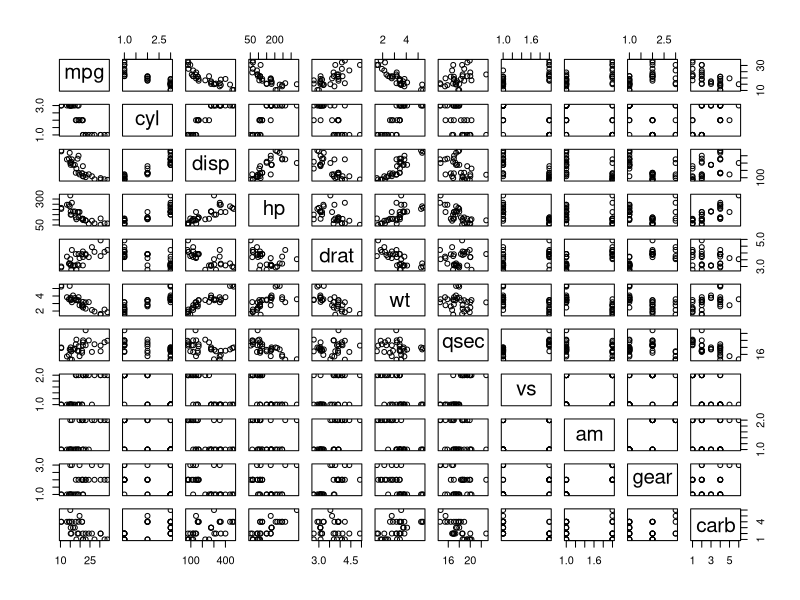
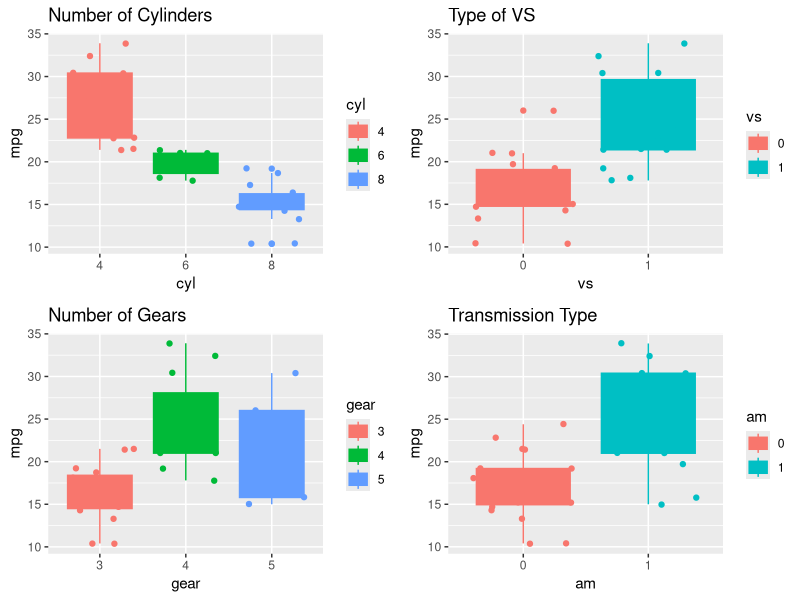
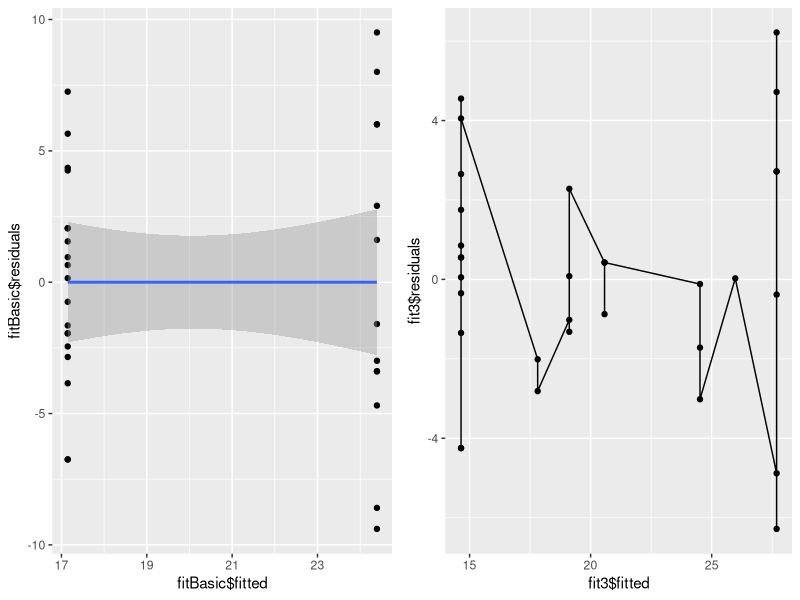

These charts were generated, in order, by the following R code:
## ---- chunk 1
data(mtcars)
str(mtcars) #producing factor variables allow plots to show the levels for certain variables.
mtcars$vs<-factor(mtcars$vs)
mtcars$cyl<-factor(mtcars$cyl)
mtcars$am<-factor(mtcars$am)
mtcars$carb<-factor(mtcars$carb)
mtcars$gear<-factor(mtcars$gear)
## ---- chunk 2
pairs(mtcars)   #This plot allows preliminary Exploratory Data Analysis.
## ---- chunk 3
library(ggplot2);library(gridExtra)
par(mfrow=c(2,2))
cyl<-qplot(cyl, mpg, data=mtcars,colour=cyl,fill=cyl, geom=c("boxplot","jitter"), main="Number of Cylinders")
vs<-qplot(vs, mpg, data=mtcars,colour=vs,fill=vs, geom=c("boxplot","jitter"), main="Type of VS")
gear<-qplot(gear, mpg, data=mtcars,colour=gear,fill=gear, geom=c("boxplot","jitter"), main="Number of Gears")
am<-qplot(am, mpg, data=mtcars,colour=am,fill=am, geom=c("boxplot","jitter"),main="Transmission Type")
grid.arrange(cyl,vs,gear,am,ncol=2,nrow=2)

## ---- chunk 4
fitBasic<-lm(mpg~am,data=mtcars)
coef(summary(fitBasic))#using only transmission type 
## ---- chunk 5
pe <- coef(summary(fitBasic))[2, 1]
se <- coef(summary(fitBasic))[2, 2]
tstat <- qt(1 - 0.05/2, length(mtcars$mpg) - 2) 
pe + c(-1, 1) * (se * tstat)
## ---- chunk 6
fitAll<-lm(mpg~.,data=mtcars)
fit2<-lm(mpg~am+cyl,data=mtcars)
fit3<-lm(mpg~am+cyl+vs,data=mtcars)
coef(summary(fitAll)) #using all variables as regressors
pe <- coef(summary(fitAll))[10, 1]
se <- coef(summary(fitAll))[10, 2]
tstat <- qt(1 - 0.05/2, length(mtcars$mpg) - 2) 
pe + c(-1, 1) * (se * tstat) 
## ---- chunk 7
coef(summary(fit2))  # using regressors: am,cyl
pe <- coef(summary(fit2))[2, 1]
se <- coef(summary(fit2))[2, 2]
tstat <- qt(1 - 0.05/2, length(mtcars$mpg) - 2) 
pe + c(-1, 1) * (se * tstat)

## ---- chunk 8
coef(summary(fit3))  # using regressors: am,cyl,vs
pe <- coef(summary(fit3))[2, 1]
se <- coef(summary(fit3))[2, 2]
tstat <- qt(1 - 0.05/2, length(mtcars$mpg) - 2) 
pe + c(-1, 1) * (se * tstat)
## ---- chunk 9
residFinal<-qplot(fit3$fitted,fit3$residuals, data=fit3)+geom_line(method="lm")
residBasic<-qplot(fitBasic$fitted,fitBasic$residuals,data=fitBasic)+geom_smooth(method="lm")
grid.arrange(residBasic,residFinal, ncol=2)
